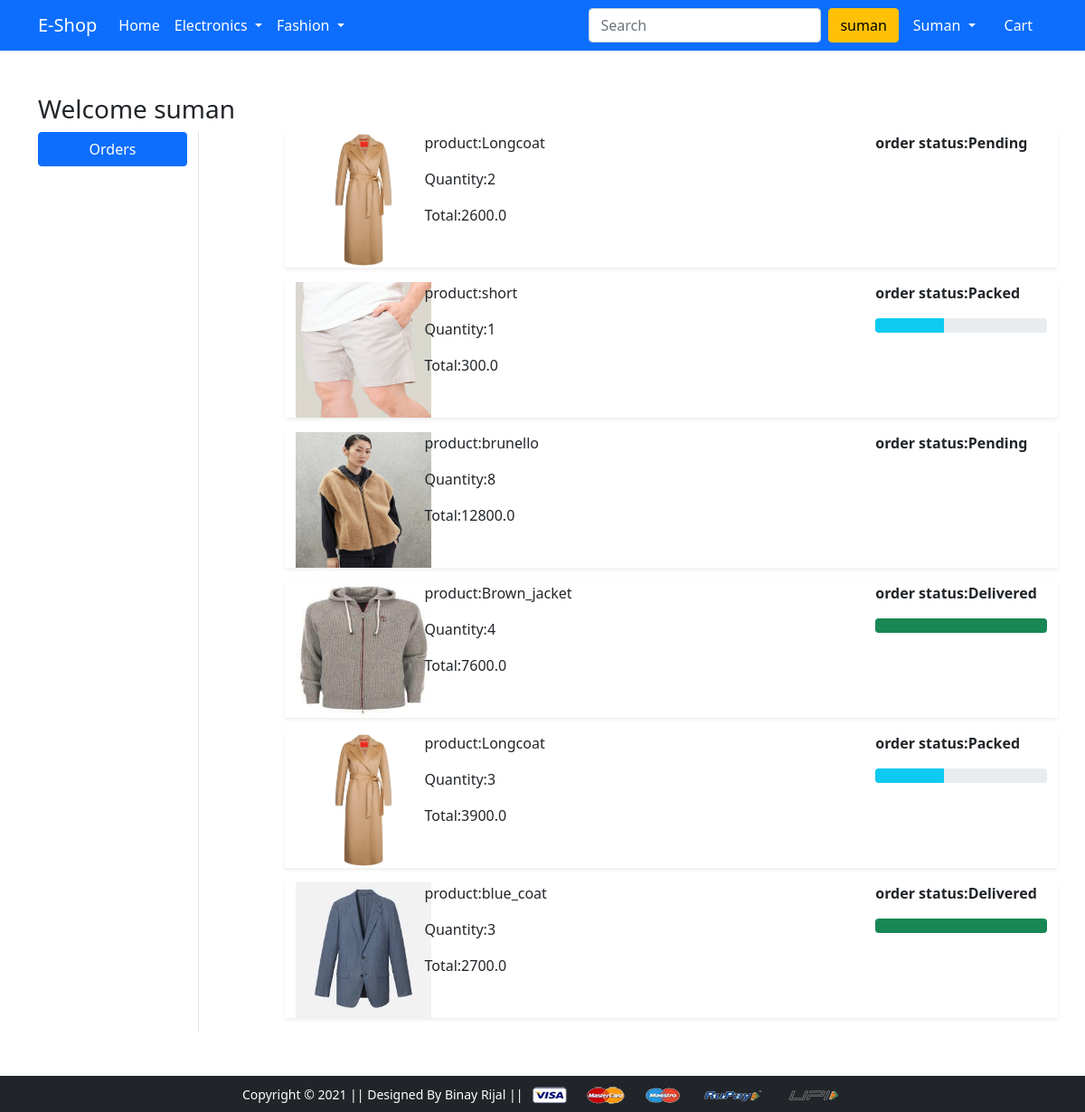
The page /orders/ (signed in) on the database its author committed.
### app/models.py (models this page shows, shortened)
class OrderPlaced(models.Model):
    user=models.ForeignKey(User,on_delete=models.CASCADE)
    customer=models.ForeignKey(Customer,on_delete=models.CASCADE)
    product=models.ForeignKey(Product,on_delete=models.CASCADE)
    quantity=models.PositiveIntegerField(default=1)
    ordered_date=models.DateTimeField(auto_now_add=True)
    status=models.CharField(max_length=50,choices=STATUS_CHOICES,default='Pending')
    @property
    def total_amount(self):
        return self.quantity*self.product.lastprice

class Product(models.Model):
    title=models.CharField(max_length=100)
    selling_price=models.FloatField()
    discounted_price=models.FloatField()
    description=models.TextField()
    brand=models.CharField(max_length=50)
    category=models.CharField(choices=CATEGORY_CHOICES,max_length=2)
    product_image=models.ImageField(upload_to='productimg')
    @property
    def lastprice(self):
        return self.selling_price-self.discounted_price

### app/views.py (the view)
# urls.py: path('orders/', views.orders, name='orders'),
def orders(request):
 order=OrderPlaced.objects.filter(user=request.user)
 return render(request, 'app/orders.html',{
  'order':order,
 })

### app/templates/app/orders.html (shortened to what this page needs)
{% extends 'app/base.html' %}
{% load static %}
{% block main-content %}
<div class="container my-5">
 <div class="row">
 <h3>Welcome {{request.user}}</h3>
  <div class="col-sm-2 border-end">
   <ul class="list-unstyled">
    <li class="d-grid"><a href="{% url 'orders' %}" class="btn btn-primary">Orders</a></li>
   </ul>
  </div>
  <div class="col-sm-9 offset-sm-1">
  {%for orders in order%}
   <div class="row shadow-sm mb-3">
    <div class="col-sm-2">
      <img src="{{orders.product.product_image.url}}" alt="" srcset="" class="image-fluid" height="150" width="150">
    </div>
    <div class="col-sm-7">
     <p>product:{{orders.product.title}}</p>
     <p>Quantity:{{orders.quantity}}</p>
     <p>Total:{{orders.total_amount}}</p>
    </div>
    <div class="col-sm-3 fw-bold">
        <p>order status:{{orders.status}} </p>
        {%if orders.status == 'Packed' %}
        <div class="progress">
         <div class="progress-bar bg-info" role="progressbar" style="width: 40%; " aria-valuenow="40" aria-valuemin="0" aria-valuemax="100"></div>
        </div>
        {%endif%}
        {%if orders.status == 'Delivered' %}
        <div class="progress">
         <div class="progress-bar bg-success" role="progressbar" style="width: 100%; " aria-valuenow="100" aria-valuemin="0" aria-valuemax="100"></div>
        </div>
        {%endif%}
    </div>
   </div>
  {%endfor%}
  </div>
 </div>
</div>
{% endblock main-content %}

### app/templates/app/base.html (shortened to what this page needs)
<!doctype html>
{% load static %}
<html lang="en">
  <head>
    <link href="https://cdn.jsdelivr.net/npm/bootstrap@5.0.0-beta1/dist/css/bootstrap.min.css" rel="stylesheet">
    <link rel="stylesheet" href="{% static 'app/css/owl.carousel.min.css' %}">
    <link rel="stylesheet" href="{% static 'app/css/all.min.css' %}">
    <link rel="stylesheet" href="{% static 'app/css/style.css' %}">
  </head>
  <body>
    <nav class="navbar navbar-expand-lg navbar-dark bg-primary">
     <div class="container">
       <a class="navbar-brand" href="/">E-Shop</a>
       <div class="collapse navbar-collapse" id="navbarSupportedContent">
         <ul class="navbar-nav me-auto mb-2 mb-lg-0">
           <li class="nav-item">
             <a class="nav-link active" aria-current="page" href="/">Home</a>
           </li>
           <li class="nav-item dropdown">
             <a class="nav-link dropdown-toggle text-white" href="#" id="electronicsDropdown" role="button" data-bs-toggle="dropdown" aria-expanded="false">
               Electronics
             </a>
           </li>
           <li class="nav-item dropdown">
             <a class="nav-link dropdown-toggle text-white" href="#" id="fashionDropdown" role="button" data-bs-toggle="dropdown" aria-expanded="false">
               Fashion
             </a>
           </li>
         </ul>
         <form class="d-flex">
           <input class="form-control me-2" type="search" placeholder="Search" aria-label="Search">
           <button class="btn btn-warning" type="submit">{{request.user.username}}</button>
         </form>
         <div>
          <ul class="navbar-nav me-auto mb-2 mb-lg-0">
            {% if request.user.is_authenticated %}
            <li class="nav-item dropdown mx-2">
              <a class="nav-link dropdown-toggle text-white" href="#" id="profileDropdown" role="button" data-bs-toggle="dropdown" aria-expanded="false">
                {{request.user.username|capfirst}}
              </a>
            </li>
            <li class="nav-item mx-2">
             <a href="{% url 'showcart' %}" class="nav-link text-white"> Cart </a>
            </li>
            {%endif%}
          </ul>
         </div>
       </div>
     </div>
    </nav>
    {% block main-content %} {% endblock main-content %}
    <footer class="container-fluid bg-dark text-center p-2 mt-5">
        <small class="text-white">Copyright &copy; 2021 || Designed By Binay Rijal || </small>
        <img src="{% static 'app/images/payment.png' %}" alt="" srcset="" class="img-fluid" height="2px">
    </footer>
  </body>
</html>

### rows shown on the page
OrderPlaced: product.product_image (picture), product "Longcoat", quantity "2", total_amount "2600.0", status "Pending"
OrderPlaced: product.product_image (picture), product "short", quantity "1", total_amount "300.0", status "Packed"
OrderPlaced: product.product_image (picture), product "brunello", quantity "8", total_amount "12800.0", status "Pending"
OrderPlaced: product.product_image (picture), product "Brown_jacket", quantity "4", total_amount "7600.0", status "Delivered"
OrderPlaced: product.product_image (picture), product "Longcoat", quantity "3", total_amount "3900.0", status "Packed"
OrderPlaced: product.product_image (picture), product "blue_coat", quantity "3", total_amount "2700.0", status "Delivered"

### other values the page prints
{{ request.user.username }} "suman"
{{ request.user.username|capfirst }} "Suman"
{{ request.user }} "suman"
